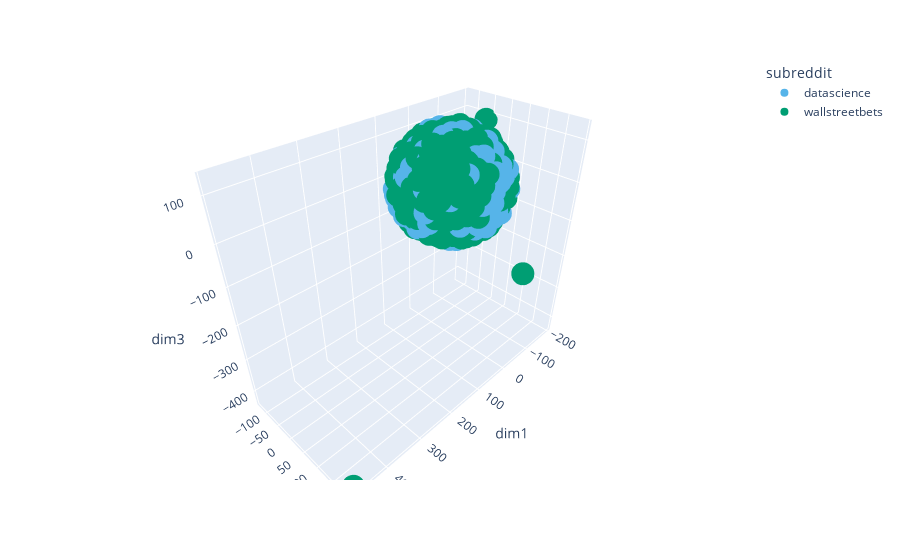

Source (notebook cell):
### Code cell
tsne_viz_index(df2, 3, stop='english')

### Figure 1 — Plotly figure (JSON) as saved in the notebook; plotly's stock layout.template omitted (floating-point values rounded to 4 significant figures; data arrays with more than 128 entries replaced by an {"elided": "..."} marker saying what was removed)
{"data": [{"customdata": {"elided": "859x1 int values"}, "hovertemplate": "subreddit=datascience<br>dim1=%{x}<br>dim2=%{y}<br>dim3=%{z}<br>index=%{customdata[0]}<extra></extra>", "legendgroup": "datascience", "marker": {"color": "#56B4E9", "symbol": "circle"}, "mode": "markers", "name": "datascience", "scene": "scene", "showlegend": true, "type": "scatter3d", "x": {"elided": "859 float values"}, "y": {"elided": "859 float values"}, "z": {"elided": "859 float values"}}, {"customdata": {"elided": "733x1 int values"}, "hovertemplate": "subreddit=wallstreetbets<br>dim1=%{x}<br>dim2=%{y}<br>dim3=%{z}<br>index=%{customdata[0]}<extra></extra>", "legendgroup": "wallstreetbets", "marker": {"color": "#009E73", "symbol": "circle"}, "mode": "markers", "name": "wallstreetbets", "scene": "scene", "showlegend": true, "type": "scatter3d", "x": {"elided": "733 float values"}, "y": {"elided": "733 float values"}, "z": {"elided": "733 float values"}}], "layout": {"legend": {"title": {"text": "subreddit"}, "tracegroupgap": 0}, "margin": {"t": 60}, "scene": {"domain": {"x": [0, 1], "y": [0, 1]}, "xaxis": {"title": {"text": "dim1"}}, "yaxis": {"title": {"text": "dim2"}}, "zaxis": {"title": {"text": "dim3"}}}}}
